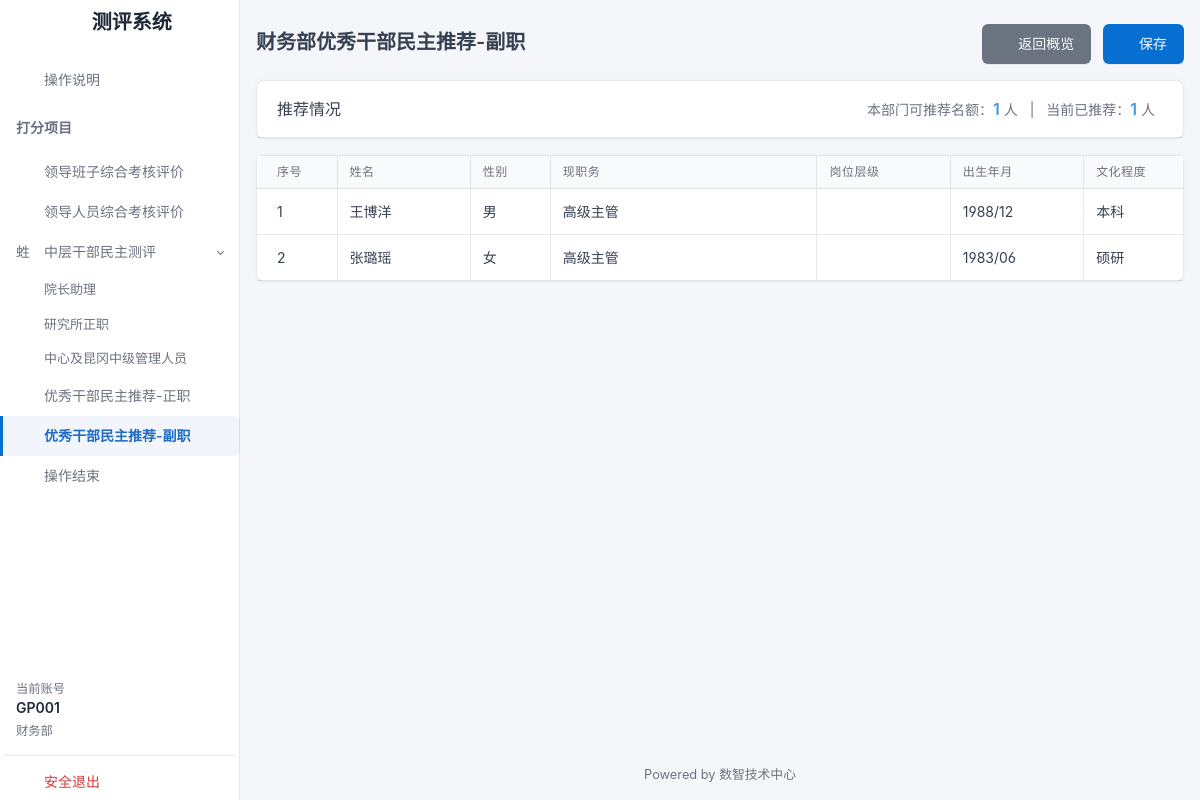
The page /assessment/recommend-deputy (signed in) on the database its author committed.
### tables this page shows
CREATE TABLE recommend_deputy (
            id INTEGER PRIMARY KEY AUTOINCREMENT,
            sort_no INTEGER,            -- 排序号
            name TEXT NOT NULL,         -- 姓名
            gender TEXT,                -- 性别
            birth_date TEXT,            -- 出生年月
            dept_name TEXT NOT NULL,    -- 部门名称
            dept_code TEXT NOT NULL,    -- 部门代码
            rank_level TEXT,            -- 岗位层级
            education TEXT,             -- 文化程度
            rank_time TEXT,             -- 现职级时间
            current_position TEXT,      -- 现职务
            
            updated_at DATETIME DEFAULT CURRENT_TIMESTAMP
        );

### app.py (the view)
@app.route('/assessment/recommend-deputy')
def assessment_recommend_deputy():
    if session.get('assessor_role') != 'assessor':
        return redirect(url_for('index'))
    rater_account = session.get('assessor_username')
    db = get_db()
    user_row = db.execute('''

        SELECT a.username, a.dept_code, d.dept_name, d.count_recommend_deputy

        FROM evaluation_accounts a

        LEFT JOIN department_config d ON a.dept_code = d.dept_code

        WHERE a.username=?

    ''', (rater_account,)).fetchone()
    if not user_row: return "无效账号", 403
    limit_count = user_row['count_recommend_deputy'] or 0
    dept_name = user_row['dept_name']
    if limit_count < 1:
        return render_template('assessment_error.html', msg="贵部门无此项推荐名额")
    dept_code = user_row['dept_code']
    candidates = db.execute('SELECT * FROM recommend_deputy WHERE dept_code=? ORDER BY sort_no ASC', (dept_code,)).fetchall()
    recs = db.execute('SELECT examinee_id FROM recommendation_scores_deputy WHERE rater_account=?',
                      (rater_account,)).fetchall()
    selected_ids = [r['examinee_id'] for r in recs]
    page_title = f"{dept_name}优秀干部民主推荐-副职"
    return render_template('assessment_recommend_deputy.html',
                           page_title=page_title,
                           limit_count=limit_count,
                           candidates=candidates,
                           selected_ids=selected_ids)

### app.py (called while the page is built)
def get_db():
    db = getattr(g, '_database', None)
    if db is None:
        db = g._database = sqlite3.connect(DATABASE)
        db.execute('PRAGMA journal_mode=WAL;')
        db.row_factory = sqlite3.Row
    return db

@app.teardown_appcontext
def close_connection(exception):
    db = getattr(g, '_database', None)
    if db is not None:
        db.close()

### templates/assessment_recommend_deputy.html (shortened to what this page needs)
{% extends "base_assessment.html" %}
{% block content %}
<div class="container-fluid">
    <div class="row g-2 align-items-center mb-3">
        <div class="col">
            <h2 class="page-title">{{ page_title }}</h2>
        </div>
        <div class="col-auto ms-auto">
            <a href="{{ url_for('assessment_overview') }}" class="btn btn-secondary me-2">
                <i class="ti ti-arrow-left me-2"></i>返回概览
            </a>
            <button class="btn btn-primary" id="submitBtn" onclick="submitData()">
                <i class="ti ti-device-floppy me-2"></i>保存
            </button>
        </div>
    </div>
    <div class="card mb-3">
        <div class="card-header">
            <h3 class="card-title">推荐情况</h3>
            <div class="ms-auto text-muted">
                本部门可推荐名额：<span class="text-azure fw-bold fs-3">{{ limit_count }}</span> 人
                <span class="mx-2">|</span>
                当前已推荐：<span class="text-azure fw-bold fs-3" id="selected-count">0</span> 人
            </div>
        </div>
    </div>
    <div class="card">
        <div class="table-responsive">
            <table class="table table-vcenter table-hover table-bordered card-table" style="min-width: 1200px;">
                <thead>
                    <tr>
                        <th style="min-width: 60px;">序号</th>
                        <th style="min-width: 100px;">姓名</th>
                        <th style="min-width: 60px;">性别</th>
                        <th style="min-width: 200px;">现职务</th>
                        <th style="min-width: 100px;">岗位层级</th>
                        <th style="min-width: 100px;">出生年月</th>
                        <th style="min-width: 100px;">文化程度</th>
                    </tr>
                </thead>
                <tbody>
                    {% for c in candidates %}
                    <tr onclick="toggleRow('{{ c.id }}')">
                        <td>{{ c.sort_no }}</td>
                        <td>{{ c.name }}</td>
                        <td>{{ c.gender }}</td>
                        <td>{{ c.current_position }}</td>
                        <td>{{ c.rank_level }}</td>
                        <td>{{ c.birth_date }}</td>
                        <td>{{ c.education }}</td>
                    </tr>
                    {% endfor %}
                </tbody>
            </table>
        </div>
    </div>
</div>
{% endblock %}

### templates/base_assessment.html (style rules this page uses)
:root { --tblr-font-sans-serif: 'Inter', -apple-system, BlinkMacSystemFont, sans-serif; }
body { font-feature-settings: "cv03", "cv04", "cv11"; background-color: #f4f6fa; }

### rows shown on the page
recommend_deputy: sort_no "1", name "王博洋", gender "男", current_position "高级主管", birth_date "1988/12", education "本科"
recommend_deputy: sort_no "2", name "张璐瑶", gender "女", current_position "高级主管", birth_date "1983/06", education "硕研"

### other values the page prints
{{ item.title }} "院长助理" "研究所正职" "中心及昆冈中级管理人员"
{{ session.get('assessor_username', 'Unknown') }} "GP001"
{{ session.get('assessor_dept_name', '') }} "财务部"
{{ page_title }} "财务部优秀干部民主推荐-副职"
{{ limit_count }} "1"
